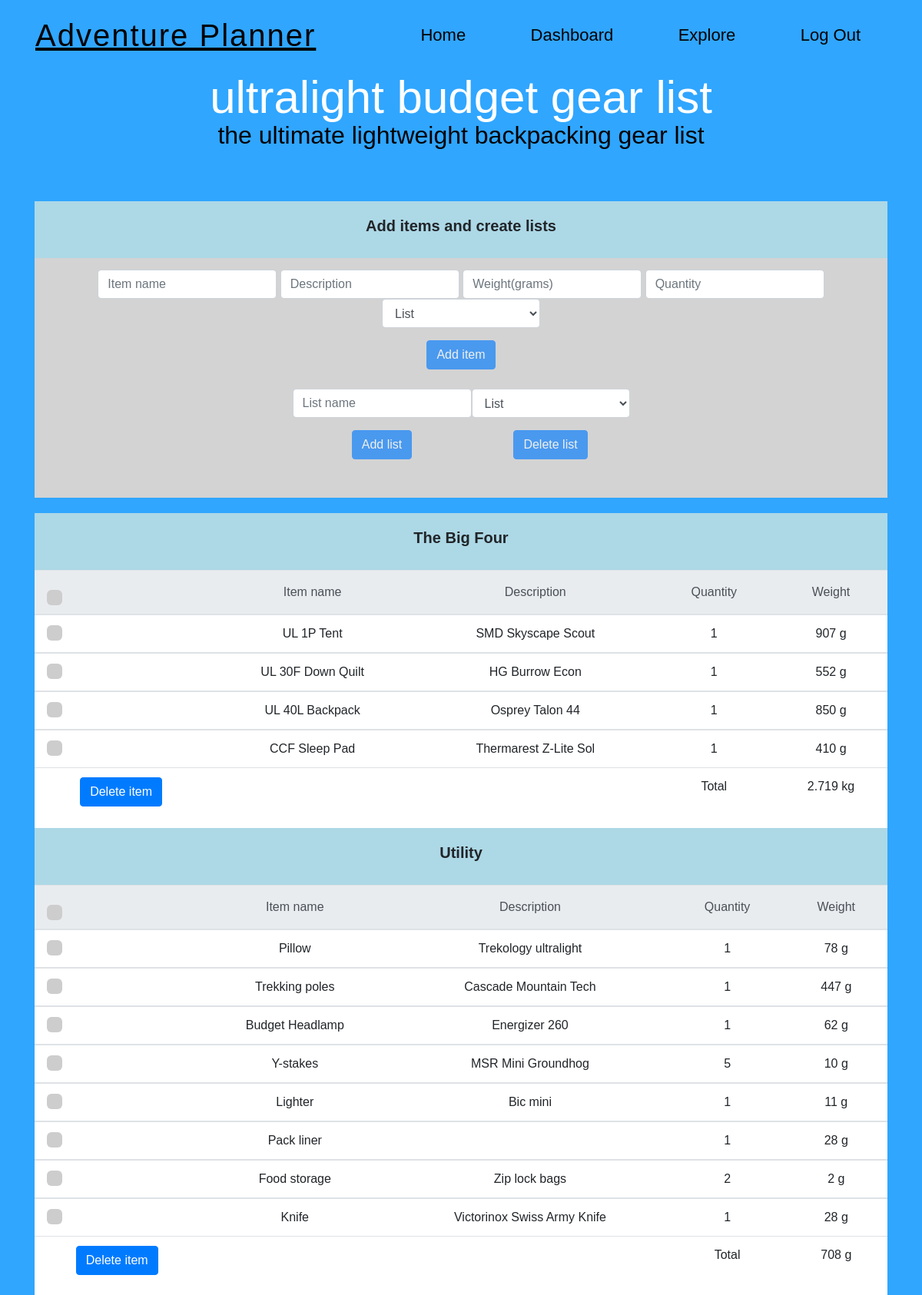
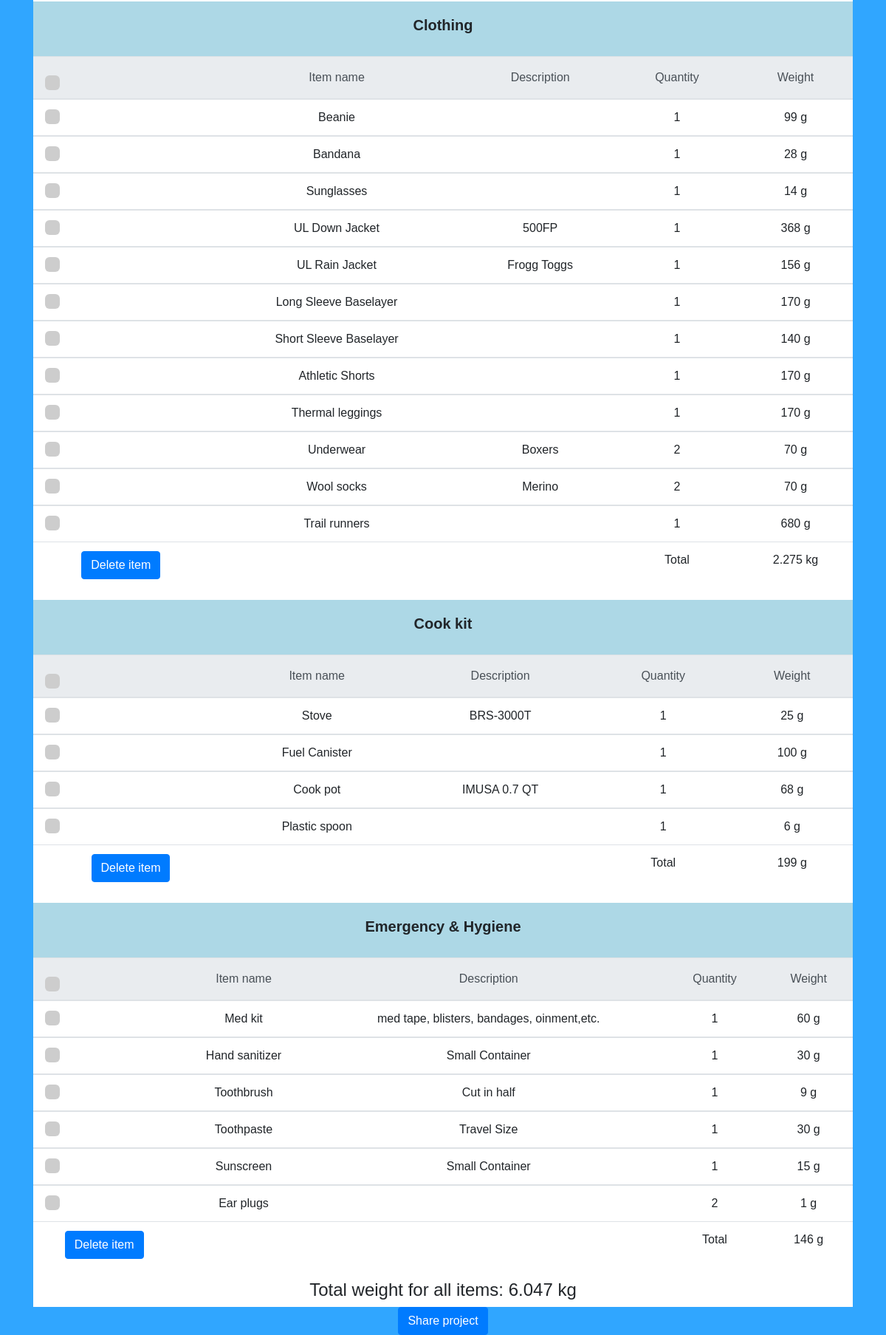
Page /index/9 (signed in) on the committed database (2 pictures, top to bottom).
### tables this page shows
CREATE TABLE 'projects' ('user_id' integer NOT NULL, 'project_id' integer PRIMARY KEY NOT NULL, 'project_name' varchar(255) NOT NULL, 'project_description' varchar(255));

CREATE TABLE 'lists' ('user_id' integer NOT NULL, 'list_id' integer PRIMARY KEY AUTOINCREMENT NOT NULL, 'list_name' text, 'project_id' INTEGER);

CREATE TABLE 'items' ('id' integer, 'list_id' integer, 'item_name' varchar(255), 'description' varchar(255), 'weight' integer, 'quantity' integer, 'item_id'  INTEGER PRIMARY KEY NOT NULL  , 'project_id' INTEGER);

### application.py (the view, shortened to what this page needs)
@app.route("/index/<string:project_id>", methods=["GET", "POST"])
@login_required
def index(project_id):
    if request.method == "GET":
        project_rows=db.execute("SELECT * FROM projects WHERE project_id=:project_id AND user_id=:user_id", project_id=project_id, user_id=session["user_id"])
        saved_lists = db.execute("SELECT * FROM lists WHERE user_id = :user_id AND project_id=:project_id", user_id=session["user_id"],project_id=project_id)
        items = db.execute("SELECT * FROM items WHERE id = :user_id", user_id=session["user_id"])
        list_total = {}
        total_weight = 0
        for row in saved_lists:
            list_id = row["list_id"]
            for item in items:
                if item["list_id"] == list_id:
                    item_weight =+ item["weight"] * item["quantity"]
                    if list_id not in list_total.keys():
                        list_total[list_id] = item_weight
                    else:
                        list_total[list_id] += item_weight
                    total_weight += item_weight
        return render_template("index.html", items=items, saved_lists=saved_lists, total_weight=total_weight, list_total=list_total, project_rows=project_rows, project_id=project_id)

### application.py (called while the page is built)
@app.after_request
def after_request(response):
    response.headers["Cache-Control"] = "no-cache, no-store, must-revalidate"
    response.headers["Expires"] = 0
    response.headers["Pragma"] = "no-cache"
    return response

### helpers.py (called while the page is built)
def login_required(f):
    @wraps(f)
    def decorated_function(*args, **kwargs):
        if session.get("user_id") is None:
            return redirect("/login")
        return f(*args, **kwargs)
    return decorated_function

### templates/index.html (shortened to what this page needs)
{% extends "layout.html" %}
{% block main %}
<div class="pagetitle-header">
    <a><button onclick="show_field('edit_name')" class="edit-project-name-button"><h2 class="explore-title">{{project_rows[0]["project_name"]}}</h2></button></a>
</div>
<div class="pagetitle-description">
    {% if project_rows[0]["project_description"] %}
    <a><button onclick="show_field('edit_description')" class="edit-description-button"><h2 class="description">{{project_rows[0]["project_description"]}}</h2></button></a>
    <form action="/edit_description/{{project_rows[0]["project_id"]}}" method="post">
        <div class="form-group description">
        </div>
    </form>
    {% endif %}
</div>
<div class="container">
    <div class="card">
        <div class="card-body text-center box-title">
            <h5 class="card-title m-b-0">Add items and create lists</h5>
        </div>
    </div>
    <div class="newitem">
        <form action="/newitem/{{project_rows[0]["project_id"]}}" method="post">
            <div class="form-group">
                <input id="item_name" autocomplete="off" autofocus class="form-control" name="item_name" placeholder="Item name" type="text" required="required">
                <input id="description" autocomplete="off" autofocus class="form-control" name="description" placeholder="Description" type="text">
                <input id="weight" autocomplete="off" autofocus class="form-control" name="weight" placeholder="Weight(grams)" type="number" min="0" required="required">
                <input id="quantity" autocomplete="off" autofocus class="form-control" name="quantity" placeholder="Quantity" type="number" min="0" required="required">
                <select id="list_id" class="form-control" name="list_id" required="required">
                    <option disabled selected value>List</option>
                </select>
            </div>
            <button id="item_submit" class="btn btn-primary" type="submit">Add item</button>
        </form>
        <div class="index">
            <div class="flex-item">
                <form action="/newlist/{{project_rows[0]["project_id"]}}" method="post">
                    <div class="form-group">
                        <input id="add_list_name" autocomplete="off" autofocus class="form-control" name="list_name" placeholder="List name" type="text">
                    </div>
                    <button id="add_submit" class="btn btn-primary" type="submit">Add list</button>
                </form>
                <form action="/del_list/{{project_rows[0]["project_id"]}}" method="post">
                    <div class="form-group">
                        <select id="del_list_name" class="form-control" name="list_id">
                            <option disabled selected value>List</option>
                        </select>
                    </div>
                    <button id="del_submit" class="btn btn-primary" type="submit">Delete list</button>
                </form>
            </div>
        </div>
    </div>
</div>
<div class="container">
    <div class="row">
        <div class="col-12">
            <div class="card">
                {% for list in saved_lists %}
                <div class="card-body text-center box-title">
                    <h5 class="card-title m-b-0">{{list["list_name"]}}</h5>
                </div>
                <div class="table-responsive">
                    <table class="table">
                        <thead class="thead-light">
                            <tr>
                                <th> <label class="customcheckbox m-b-20"> <input type="checkbox" class="checkall" id="checkall" onclick = "toggle(this, {{list["list_id"]}})"> <span class="checkmark"></span> </label> </th>
                                <th scope="col">Item name</th>
                                <th scope="col">Description</th>
                                <th scope="col">Quantity</th>
                                <th scope="col">Weight</th>
                            </tr>
                        </thead>
                        {% for item in items %}
                            {% if list["list_id"] == item["list_id"] %}
                        <tbody class="customtable">
                            <form method="POST" action="/del_item/{{project_rows[0]["project_id"]}}">
                                    <tr>
                                        <th> <label class="customcheckbox"> <input type="checkbox" id="{{item["list_id"]}}" value="{{item["item_id"]}}" class="listCheckbox" name="check"> <span class="checkmark"></span> </label> </th>
                                        <td>{{item["item_name"]}}</td>
                                        <td>{{item["description"]}}</td>
                                        <td>{{item["quantity"]}}</td>
                                        <td>{{item["weight"]}} g</td>
                                    </tr>
                              {% endif %}
                        {% endfor %}
                                    <tr>
                                        <td><button id="submit{{list}}" class="btn btn-primary" type="submit">Delete item</button></td>
                                        <td></td>
                                        <td></td>
                                    {% set list_id = list["list_id"] %}
                                        <td>Total</td>
                                        <td>
                                        {% if not list_total[list_id] %}
                                        0 g
                                        {% elif list_total[list_id] >= 1000: %}
                                            {{list_total[list_id] / 1000 }} kg
                                        {% else %}
                                        {{list_total[list_id]}} g
                                        {% endif %}
                                        </td>
                                    </tr>
                            </form>
                        </tbody>
                    </table>
                </div>
                    {% endfor %}
                    {% if saved_lists %}
                    <h4>
                        Total weight for all items:
                        {% if total_weight == 0 %}
                        0 g
                        {% elif total_weight >= 1000  %}
                        {{total_weight / 1000}} kg
                        {% else %}
                        {{total_weight}} g
                        {% endif %}
                        </h4>
                    {% endif %}
                </div>
            </div>
        </div>
    </div>
<div class="flex-item">
    <div class="share">
        <form action="/share_project/{{project_rows[0]["project_id"]}}" method="post">
            <button id="submit" class="btn btn-primary" type="submit">Share project</button>
        </form>
    </div>
</div>
{% endblock %}

### static/styles.css (style rules this page uses)
body { background-color: #30A6FF; background-size:cover }
main .form-control { display: inline-block; width: auto; }
.flex-item { display:flex; justify-content:center; }
table { width:100%; }
th { background-color:white; }
.index { margin-top: 25px }
.newitem { padding-top:15px; padding-bottom: 50px; background-color:lightgray; }
body { font-family: 'Calibri', sans-serif !important }
.container { margin-top: 20px }
.card { position: relative; display: -webkit-box; display: -ms-flexbox; display: flex; -webkit-box-orient: vertical; -webkit-box-direction: normal; -ms-flex-direction: column; flex-direction: column; min-width: 0; word-wrap: break-word; background-color: #fff; background-clip: border-box; border: 0px solid transparent; border-radius: 0px }
.card-body { -webkit-box-flex: 1; -ms-flex: 1 1 auto; flex: 1 1 auto; padding: 1.25rem }
.card .card-title { position: relative; font-weight: 600; margin-bottom: 10px }
.table { width: 100%; max-width: 100%; margin-bottom: 1rem; background-color: transparent }
.table th, .table thead th { font-weight: 500 }
.table thead th { vertical-align: bottom; border-bottom: 2px solid #dee2e6 }
.table th { padding: 1rem; vertical-align: top; border-top: 1px solid #dee2e6 }
th { text-align: inherit }
.m-b-20 { margin-bottom: 20px }
.box-title { background-color: lightblue; }
.customcheckbox { display: block; position: relative; padding-left: 24px; font-weight: 100; margin-bottom: 12px; cursor: pointer; font-size: 22px; -webkit-user-select: none; -moz-user-select: none; -ms-user-select: none; user-select: none }
.checkmark { position: absolute; top: -3px; left: 0; height: 20px; width: 20px; background-color: #CDCDCD; border-radius: 6px }
.customcheckbox .checkmark:after { left: 8px; top: 4px; width: 5px; height: 10px; border: solid white; border-width: 0 3px 3px 0; -webkit-transform: rotate(45deg); -ms-transform: rotate(45deg); transform: rotate(45deg) }
html, body { margin: 0; padding: 0; width: 100%; }
.share, { display:flex; justify-content:center; padding:50px; }
.explore-title { font-family: bebas-neue, sans-serif; font-style: normal; font-weight: 400; font-size:60px; color:#fff;; margin-top:-10px; margin-bottom:-20px; }
.edit-project-name-button { border: none; background-color:transparent; text-decoration: none; color: #ffffff; cursor: pointer; text-align: center; transition: background 250ms ease-in-out, transform 150ms ease; -webkit-appearance: none; -moz-appearance: none; margin-top:100px; }
.edit-description-button { display: inline-block; font-family: bebas-neue, sans-serif; font-style: normal; font-weight: 400; font-size:60px; border: none; background-color:transparent; text-decoration: none; color: #000; cursor: pointer; text-align: center; transition: background 250ms ease-in-out, transform 150ms ease; -webkit-appearance: none; -moz-appearance: none; margin-top:-100px; }

### rows in the picture
projects: project_name "ultralight budget gear list", project_description "the ultimate lightweight backpacking gear list"
lists: list_name "The Big Four", list_total "2.719"
items: item_name "UL 1P Tent", description "SMD Skyscape Scout", quantity "1", weight "907"
items: item_name "UL 30F Down Quilt", description "HG Burrow Econ", quantity "1", weight "552"
items: item_name "UL 40L Backpack", description "Osprey Talon 44", quantity "1", weight "850"
items: item_name "CCF Sleep Pad", description "Thermarest Z-Lite Sol", quantity "1", weight "410"
lists: list_name "Utility", list_total "708"
items: item_name "Pillow", description "Trekology ultralight", quantity "1", weight "78"
items: item_name "Trekking poles", description "Cascade Mountain Tech", quantity "1", weight "447"
items: item_name "Budget Headlamp", description "Energizer 260", quantity "1", weight "62"
items: item_name "Y-stakes", description "MSR Mini Groundhog", quantity "5", weight "10"
items: item_name "Lighter", description "Bic mini", quantity "1", weight "11"
items: item_name "Pack liner", quantity "1", weight "28"
items: item_name "Food storage", description "Zip lock bags", quantity "2", weight "2"
items: item_name "Knife", description "Victorinox Swiss Army Knife", quantity "1", weight "28"
lists: list_name "Clothing", list_total "2.275"
items: item_name "Beanie", quantity "1", weight "99"
items: item_name "Bandana", quantity "1", weight "28"
items: item_name "Sunglasses", quantity "1", weight "14"
items: item_name "UL Down Jacket", description "500FP", quantity "1", weight "368"
items: item_name "UL Rain Jacket", description "Frogg Toggs", quantity "1", weight "156"
items: item_name "Long Sleeve Baselayer", quantity "1", weight "170"
items: item_name "Short Sleeve Baselayer", quantity "1", weight "140"
items: item_name "Athletic Shorts", quantity "1", weight "170"
items: item_name "Thermal leggings", quantity "1", weight "170"
items: item_name "Underwear", description "Boxers", quantity "2", weight "70"
items: item_name "Wool socks", description "Merino", quantity "2", weight "70"
items: item_name "Trail runners", quantity "1", weight "680"
lists: list_name "Cook kit", list_total "199"
items: item_name "Stove", description "BRS-3000T", quantity "1", weight "25"
items: item_name "Fuel Canister", quantity "1", weight "100"
items: item_name "Cook pot", description "IMUSA 0.7 QT", quantity "1", weight "68"
items: item_name "Plastic spoon", quantity "1", weight "6"
lists: list_name "Emergency & Hygiene", list_total "146"
items: item_name "Med kit", description "med tape, blisters, bandages, oinment,etc.", quantity "1", weight "60"
items: item_name "Hand sanitizer", description "Small Container", quantity "1", weight "30"
items: item_name "Toothbrush", description "Cut in half", quantity "1", weight "9"
items: item_name "Toothpaste", description "Travel Size", quantity "1", weight "30"
items: item_name "Sunscreen", description "Small Container", quantity "1", weight "15"
items: item_name "Ear plugs", quantity "2", weight "1"

### other values in the picture
{{ total_weight / 1000 }} "6.047"
